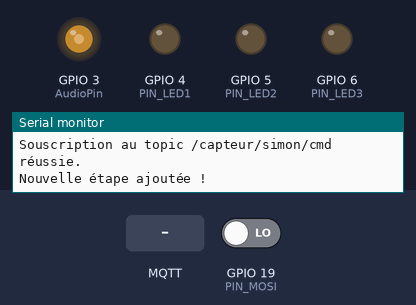
A sketch run on a simulated ESP32-S3. Parts: output pins drawn as LEDs (lit = HIGH), the last lines printed to the serial monitor. The inputs (shaded band) are chosen by the test bench; at power-on: GPIO 19 (PIN_MOSI) LOW. WiFi joins after 1.5 s; servers stay silent unless stated; random numbers use the default seed unless the sketch sets one; no MQTT or app messages arrive unless stated; pins used as bus, display or sensor lines are not drawn.

Above: at 1.91 s.
At 2.7 s:
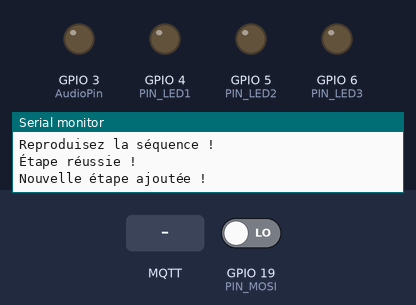
2.8 s: MQTT message "/capteur/simon/cmd" arrives on the first subscribed topic
5.6 s: MQTT message "reset" arrives on the first subscribed topic
7.4 s: MQTT message "1" arrives on the first subscribed topic
Timing chart, 0 to 10.4 s (numbered marks = the images above; inputs shaded):
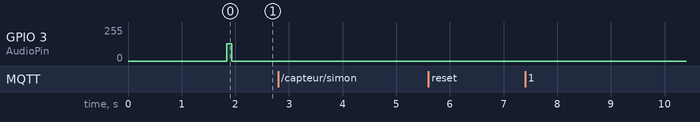

The sketch:

Simon.ino
```cpp
#include <SPI.h>
#include <WiFi.h>
#include <PubSubClient.h>
#include <Arduino.h>

// Configuration des broches
#define PIN_SCK  21
#define PIN_CS   18
#define PIN_MISO 20
#define PIN_MOSI 19

// GPIOs pour les LEDs de progression
#define PIN_LED1  4
#define PIN_LED2  5
#define PIN_LED3  6

// GPIO pour l'audio
const int AudioPin = 3;

// Notes de musique (en Hz)
const int NOTE_C4 = 261;  // Do grave
const int NOTE_D4 = 294;  // Ré
const int NOTE_Eb4 = 311; // Mi bémol
const int NOTE_F4 = 349;  // Fa
const int NOTE_G4 = 392;  // Sol
const int NOTE_Ab4 = 415; // La bémol
const int NOTE_Bb4 = 466; // Si bémol
const int NOTE_C5 = 523;  // Do
const int NOTE_D5 = 587;  // Ré
const int NOTE_Eb5 = 622; // Mi bémol
const int NOTE_F5 = 698;  // Fa
const int NOTE_G5 = 784;  // Sol
const int NOTE_Ab5 = 830; // La bémol
const int NOTE_Bb5 = 932; // Si bémol
const int NOTE_C6 = 1047; // Do aigu
const int NOTE_D6 = 1175; // Ré aigu

// Mapping des 16 boutons vers des notes fixes
const int buttonToNoteMap[16] = {
  NOTE_C4, NOTE_D4, NOTE_Eb4, NOTE_F4,
  NOTE_G4, NOTE_Ab4, NOTE_Bb4, NOTE_C5,
  NOTE_D5, NOTE_Eb5, NOTE_F5, NOTE_G5,
  NOTE_Ab5, NOTE_Bb5, NOTE_C6, NOTE_D6
};

// Buffers pour les LEDs et les boutons
uint8_t red[16] = {0};
uint8_t green[16] = {0};
uint8_t blue[16] = {0};
bool buttons[16] = {false};

// Variables pour la gestion des séquences
int currentSequenceSize = 1;           // Taille actuelle de la séquence
int maxSequenceSize = 5;               // Taille maximale pour le niveau actuel
int sequencePositions[10] = {0};       // Positions des LEDs pour la séquence (jusqu'à 10 LEDs)
uint8_t sequenceColors[10][3] = {0};   // Couleurs associées à chaque position
int currentStep = 0;                   // Étape actuelle de la séquence
unsigned long lastUpdateTime = 0;      // Dernière mise à jour de la séquence
const unsigned long updateInterval = 500; // Intervalle entre chaque étape (en ms)
bool sequenceActive = true;            // Indique si une séquence est en cours
bool userInputMode = false;            // Mode utilisateur actif
int userInputIndex = 0;                // Index de l'étape utilisateur en cours
bool levelComplete = false;            // Indique si le niveau est terminé
int currentLevel = 1;                  // Niveau actuel
bool levelTransition = false; // Empêche la mise à jour multiple des niveaux

// Informations Wi-Fi et MQTT
const char* ssid = "RobotiqueCPE";
const char* password = "AppareilLunaire:DauphinRadio";
const char* mqtt_server = "134.214.51.148";
const char* mqtt_topic = "/capteur/simon/status";

WiFiClient espClient;
PubSubClient client(espClient);

// Initialisation des broches SPI
void setupSPI() {
  pinMode(PIN_SCK, OUTPUT);
  pinMode(PIN_CS, OUTPUT);
  pinMode(PIN_MISO, OUTPUT);
  pinMode(PIN_MOSI, INPUT);

  digitalWrite(PIN_SCK, HIGH);
  digitalWrite(PIN_CS, HIGH);
  digitalWrite(PIN_MISO, LOW);
}

void tone(int pin, int freq, int duration) {
    analogWriteFrequency(pin, freq);
    analogWrite(pin, 128);
    delay(duration);          // Attend la durée spécifiée
    analogWrite(pin, 0);      // Éteint la note
}

// Connexion Wi-Fi
void setupWiFi() {
  Serial.println("Connexion au Wi-Fi...");
  WiFi.begin(ssid, password);
  while (WiFi.status() != WL_CONNECTED) {
    delay(500);
    Serial.print(".");
  }
  Serial.println("\nConnecté au Wi-Fi !");
}

// Connexion au broker MQTT
void reconnectMQTT() {
  while (!client.connected()) {
    Serial.println("Connexion au broker MQTT...");
    if (client.connect("SimonGameESP32")) { // ID unique pour le client
      Serial.println("Connecté au broker MQTT !");
      // Souscrit au topic après connexion
      if (client.subscribe("/capteur/simon/cmd")) {
        Serial.println("Souscription au topic /capteur/simon/cmd réussie.");
      } else {
        Serial.println("Erreur lors de la souscription au topic /capteur/simon/cmd.");
      }
    } else {
      Serial.print("Échec de connexion, état MQTT : ");
      Serial.print(client.state());
      Serial.println(". Nouvelle tentative dans 5 secondes...");
      delay(5000);
    }
  }
}

// Fonction callback pour traiter les messages MQTT reçus
void callback(char* topic, byte* payload, unsigned int length) {
  String message;

  for (int i = 0; i < length; i++) {
    message += (char)payload[i];
  }

  Serial.print("Message reçu sur le topic : ");
  Serial.print(topic);
  Serial.print(" -> ");
  Serial.println(message);

  // Vérifie si le message est "reset"
  if (String(topic) == "/capteur/simon/cmd" && message == "reset") {
    Serial.println("Commande RESET reçue. Réinitialisation en cours...");
    resetSystem();
  }
}


// Écriture d'une trame sur le bus SPI
void writeFrame(const uint8_t* frame) {
  for (int i = 0; i < 128; i++) {
    digitalWrite(PIN_SCK, LOW);
    delayMicroseconds(5);
    digitalWrite(PIN_MISO, (frame[i / 8] & (1 << (7 - (i % 8)))) ? HIGH : LOW);
    delayMicroseconds(5);
    digitalWrite(PIN_SCK, HIGH);
    delayMicroseconds(10);
  }
}

// Lecture d'une trame depuis le bus SPI
void readFrame(uint8_t* frame) {
  for (int i = 0; i < 128; i++) {
    digitalWrite(PIN_SCK, LOW);
    delayMicroseconds(5);
    if (digitalRead(PIN_MOSI)) frame[i / 8] |= (1 << (7 - (i % 8)));
    else frame[i / 8] &= ~(1 << (7 - (i % 8)));
    digitalWrite(PIN_SCK, HIGH);
    delayMicroseconds(10);
  }
}

void playNoteForButton(int buttonIndex) {
  if (buttonIndex >= 0 && buttonIndex < 16) {
    int note = buttonToNoteMap[buttonIndex];
    tone(AudioPin, note, 100); // Joue la note pendant 300ms
    delay(100);                // Pause pour la durée du son
    noTone(AudioPin);          // Arrête le son
  }
}

// Envoi de l'état actuel au contrôleur des LEDs
void commit() {
  uint8_t buttonsBuffer[16] = {0};

  digitalWrite(PIN_CS, HIGH);
  delayMicroseconds(15);

  writeFrame(red);
  writeFrame(green);
  writeFrame(blue);

  readFrame(buttonsBuffer);
  for (int i = 0; i < 16; i++) {
    buttons[i] = (buttonsBuffer[i] == 0x00); // Bouton pressé si 0x00
  }

  digitalWrite(PIN_CS, LOW);
  delayMicroseconds(500);
}

// Fonction pour éteindre toutes les LEDs
void blackout() {
  memset(red, 0, sizeof(red));
  memset(green, 0, sizeof(green));
  memset(blue, 0, sizeof(blue));
  commit();
}

void showLevelCompleteLEDs(bool isSuccess) {
  blackout(); // Éteint toutes les LEDs

  if (isSuccess) {
    // LEDs vertes pour succès
    memset(green, 255, sizeof(green));
  } else {
    // LEDs rouges pour échec
    memset(red, 255, sizeof(red));
  }

  commit();
  delay(200); // Affiche pendant 300 ms
  blackout(); // Éteint les LEDs après affichage
  delay(200);
}

void updateProgressionLEDs() {
  digitalWrite(PIN_LED1, currentLevel >= 2 ? HIGH : LOW);
  digitalWrite(PIN_LED2, currentLevel >= 3 ? HIGH : LOW);
  digitalWrite(PIN_LED3, levelComplete ? HIGH : LOW);

  // Ajouter une pause pour stabiliser la transition
  delay(100); // Délai en millisecondes
}

// Génère une séquence aléatoire
void generateSequence() {
  blackout();

  // Liste des couleurs primaires et secondaires
  const uint8_t colors[6][3] = {
    {255, 0, 0},   // Rouge
    {0, 255, 0},   // Vert
    {0, 0, 255},   // Bleu
    {0, 255, 255}, // Cyan
    {255, 0, 255}, // Magenta
    {255, 255, 0}  // Jaune
  };

  if (currentSequenceSize == 1) {
    for (int i = 0; i < maxSequenceSize; i++) {
      sequencePositions[i] = random(16); // Position aléatoire sur le pad
      int colorIndex = random(6);        // Index aléatoire pour choisir une couleur

      // Assigne les couleurs primaires/secondaires
      sequenceColors[i][0] = colors[colorIndex][0]; // Rouge
      sequenceColors[i][1] = colors[colorIndex][1]; // Vert
      sequenceColors[i][2] = colors[colorIndex][2]; // Bleu
    }
  }
  Serial.println("Nouvelle étape ajoutée !");
}

void processSequence() {
  if (currentStep < currentSequenceSize) {
    blackout();
    delay(200);
    int position = sequencePositions[currentStep];
    red[position] = sequenceColors[currentStep][0];
    green[position] = sequenceColors[currentStep][1];
    blue[position] = sequenceColors[currentStep][2];
    commit();

    // Jouer le son correspondant à la LED affichée
    int note = buttonToNoteMap[position]; // Récupère la note associée au bouton
    tone(AudioPin, note, 100);            // Joue la note pendant 100ms
    delay(50);                           // Pause pour la durée du son
    noTone(AudioPin);                     // Arrête le son

    blackout();
    currentStep++;
  } else {
    currentStep = 0;
    sequenceActive = false;
    userInputMode = true;
    Serial.println("Reproduisez la séquence !");
  }
}

void displayNumberOne() {
  // Éteint toutes les LEDs
  blackout();

  // Active les LEDs nécessaires pour afficher le chiffre "1" en blanc
  red[13] = 255; green[13] = 255; blue[13] = 0;  // Deuxième ligne, première colonne
  red[7]  = 255; green[7]  = 255; blue[7]  = 0;  // Quatrième ligne, troisième colonne
  red[8]  = 255; green[8]  = 255; blue[8]  = 0;  // Première ligne, deuxième colonne
  red[9]  = 255; green[9]  = 255; blue[9]  = 0;  // Deuxième ligne, deuxième colonne
  red[10]  = 255; green[10]  = 255; blue[10]  = 0;  // Troisième ligne, deuxième colonne
  red[11] = 255; green[11] = 255; blue[11] = 0;  // Quatrième ligne, deuxième colonne
  red[15] = 255; green[15] = 255; blue[15] = 0;  // Quatrième ligne, première colonne

  // Met à jour les LEDs
  commit();
}

void playSuccessMelody() {
    // Mélodie de succès : Do, Mi, Sol, Do aigu
    tone(AudioPin, buttonToNoteMap[0], 150);  // Do (C4)
    tone(AudioPin, buttonToNoteMap[2], 150);  // Mi (E4)
    tone(AudioPin, buttonToNoteMap[4], 150);  // Sol (G4)
    tone(AudioPin, buttonToNoteMap[7], 300);  // Do aigu (C5)
    delay(300);
    noTone(AudioPin);  // Assure que le son est arrêté
}

void playFailureMelody() {
    // Mélodie d'échec : Sol aigu, Mi, Do, Sol grave
    tone(AudioPin, buttonToNoteMap[4], 100);  // Sol (G4)
    tone(AudioPin, buttonToNoteMap[2], 100);  // Mi (E4)
    tone(AudioPin, buttonToNoteMap[0], 100);  // Do (C4)
    tone(AudioPin, buttonToNoteMap[8], 300);  // Sol grave (G3)
    delay(300);
    noTone(AudioPin);  // Assure que le son est arrêté
}


// Vérifie les entrées utilisateur
unsigned long userInputLastTime = 0; // Stocke le temps du dernier appui utilisateur
const unsigned long inputTimeout = 10000; // Délai d'attente en millisecondes (8 secondes)

void checkUserInput() {
  bool inputReceived = false; // Flag pour savoir si une touche est pressée

  for (int i = 0; i < 16; i++) {
    if (buttons[i]) {
      inputReceived = true; // Une touche a été pressée
      userInputLastTime = millis(); // Réinitialise le timer

      // Allume la lumière associée immédiatement
      red[i] = sequenceColors[userInputIndex][0];
      green[i] = sequenceColors[userInputIndex][1];
      blue[i] = sequenceColors[userInputIndex][2];
      commit();

      // Jouer le son correspondant après avoir affiché la lumière
      playNoteForButton(i);

      // Éteint la lumière immédiatement après avoir joué le son
      red[i] = 0;
      green[i] = 0;
      blue[i] = 0;
      commit();

      delay(10); // Très courte pause pour stabiliser le traitement

      if (i == sequencePositions[userInputIndex]) {
        // Bonne entrée
        userInputIndex++;

        // Vérifie si l'étape courante est terminée
        if (userInputIndex >= currentSequenceSize) {
          Serial.println("Étape réussie !");

          // Progression dans la séquence ou niveau
          if (currentSequenceSize < maxSequenceSize) {
            currentSequenceSize++;
          } else
          if (!levelTransition) {
            levelTransition = true;
            if (currentLevel == 1) {
              Serial.println("Niveau 1 terminé !");
              playSuccessMelody();
              showLevelCompleteLEDs(true); // LEDs vertes
              currentLevel = 2;
              currentSequenceSize = 1;
              maxSequenceSize = 8;
              updateProgressionLEDs();
            } else if (currentLevel == 2) {
              Serial.println("Niveau 2 terminé !");
              playSuccessMelody();
              showLevelCompleteLEDs(true); // LEDs vertes
              currentLevel = 3;
              currentSequenceSize = 1;
              maxSequenceSize = 10;
              updateProgressionLEDs();
            } else if (currentLevel == 3) {
                Serial.println("Niveau 3 terminé !");
                playSuccessMelody();
                showLevelCompleteLEDs(true);

                // Allume la 3ème LED pour indiquer la fin des 3 niveaux
                digitalWrite(PIN_LED3, HIGH);

                levelComplete = true;

                // Affiche en permanence le chiffre "1" sur le pad
                displayNumberOne();

                // Envoi MQTT pour signaler la fin
                client.publish(mqtt_topic, "finish");

                // Active un état d'attente pour écouter les messages MQTT
                levelComplete = true;
                Serial.println("En attente de réinitialisation...");
              }
          }
          resetGame();
        }
      } else {
        // Mauvaise entrée : réinitialise la séquence courante
        Serial.println("Mauvaise touche !");
        showLevelCompleteLEDs(false); // LEDs rouges pour échec
        playFailureMelody();
        resetGame();
      }
      break; // Sort de la boucle après avoir traité la touche
    }
  }

  // Réaffiche la séquence si aucune entrée n'est reçue dans le délai
  if (!inputReceived && (millis() - userInputLastTime >= inputTimeout)) {
    Serial.println("Aucune entrée détectée, réaffichage de la séquence !");
    userInputLastTime = millis(); // Réinitialise le timer
    currentStep = 0;              // Redémarre la séquence
    sequenceActive = true;        // Passe en mode affichage de la séquence
    userInputMode = false;        // Désactive le mode utilisateur
  }
}


void resetGame() {
  userInputMode = false;
  sequenceActive = true;
  userInputIndex = 0;
  currentStep = 0;
  levelTransition = false; // Réinitialise le verrou pour permettre une nouvelle progression
  generateSequence();
}

// Fonction pour réinitialiser le jeu Simon à l'état initial
void resetSystem() {
  // Réinitialise les variables globales
  currentSequenceSize = 1;
  maxSequenceSize = 5;
  currentStep = 0;
  userInputIndex = 0;
  sequenceActive = true;
  userInputMode = false;
  levelComplete = false;
  levelTransition = false;
  currentLevel = 1;

  // Éteint les LEDs de progression
  digitalWrite(PIN_LED1, LOW);
  digitalWrite(PIN_LED2, LOW);
  digitalWrite(PIN_LED3, LOW);

  // Éteint toutes les LEDs du pad
  blackout();

  if (client.publish("/capteur/simon/status", "waiting")) {
    Serial.println("Message 'waiting' envoyé avec succès.");
  } else {
    Serial.println("Échec de l'envoi du message 'waiting'.");
  }

  // Régénère une nouvelle séquence
  generateSequence();

  Serial.println("Système réinitialisé avec succès.");
}

void setup() {
  Serial.begin(115200);
  setupSPI();

  // Configurer la pin audio
  pinMode(AudioPin, OUTPUT);

  // Configurer Wi-Fi et MQTT
  setupWiFi();
  client.setServer(mqtt_server, 1883);
  client.setCallback(callback); // Associe la fonction callback

  // Connexion au broker MQTT (et souscription)
  reconnectMQTT();

  // Initialisation des LEDs
  pinMode(PIN_LED1, OUTPUT);
  pinMode(PIN_LED2, OUTPUT);
  pinMode(PIN_LED3, OUTPUT);

  digitalWrite(PIN_LED1, LOW);
  digitalWrite(PIN_LED2, LOW);
  digitalWrite(PIN_LED3, LOW);

  blackout();
  randomSeed(analogRead(0));
  generateSequence();
}

void loop() {
  if (!client.connected()) {
    reconnectMQTT();
  }
  client.loop(); // Gestion des événements MQTT

  if (levelComplete) {
    // Maintient l'affichage du chiffre "1"
    displayNumberOne();
    delay(1000); // Réduit la charge CPU et stabilise l'affichage
    return;      // Retourne directement pour éviter d'exécuter le reste du code
  }

  commit();
  if (sequenceActive && !levelComplete) {
    unsigned long currentTime = millis();
    if (currentTime - lastUpdateTime >= updateInterval) {
      lastUpdateTime = currentTime;
      processSequence();
    }
  }
  if (userInputMode) {
    checkUserInput();
  }
}
```
